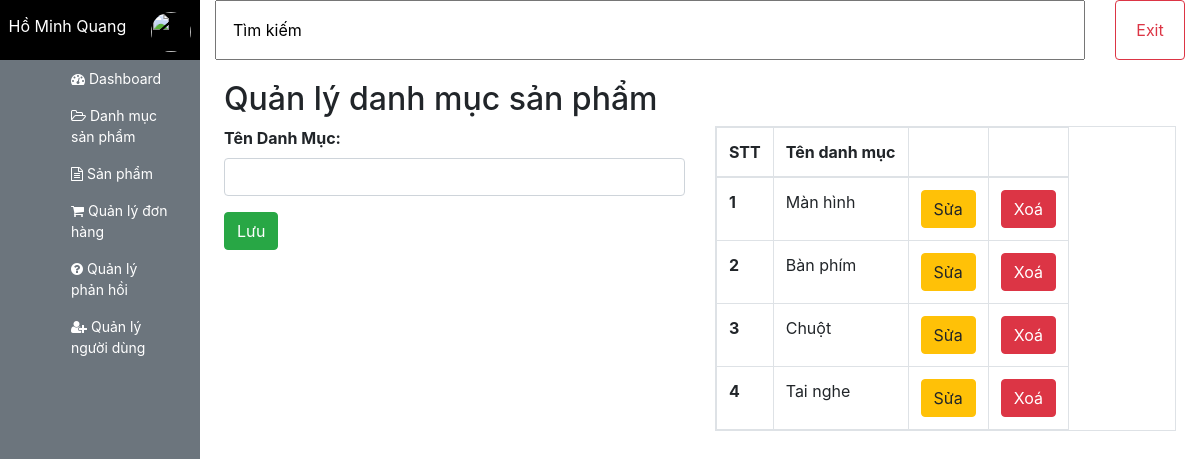
/admin/category/index.php (signed in), run on the app's committed database.
### tables this page shows
CREATE TABLE `category` (
  `id` int(11) NOT NULL,
  `name` varchar(100) NOT NULL
);

### Database/dbhelper.php (called while the page is built, shortened)
<?php
function executeResult($sql, $isSingle = false)
{
    $data = null;
    $conn = mysqli_connect(HOST, USERNAME, PASSWORD, DATABASE);
    mysqli_set_charset($conn, 'utf8');
    $resultset = mysqli_query($conn, $sql);
    if ($isSingle) {
        $data = mysqli_fetch_array($resultset, 1);
    } else {
        while (($row = mysqli_fetch_array($resultset, 1)) != null) {
            $data[] = $row;
        }
    }
    return $data;
}

### admin/category/index.php (the view, shortened to what this page needs)
<?php
    require_once('../layouts/header.php');
  $id = $name = '';
  $sql = "select * from category";
  $data = executeResult($sql);
?>
<div class="row" style="margin-top:20px;">
    <div class="col-md-12">
        <h2> Quản lý danh mục sản phẩm </h2>
    </div>
    <div class="col-md-6">
        <form method="post" action="index.php" onsubmit="return validateForm();">
            <div class="form-group">
                <label for="usr" style="font-weight: bold;">Tên Danh Mục:</label>
                <input required="true" type="text" class="form-control" id="usr" name="name" value="<?=$name?>">
            </div>
            <button class="btn btn-success">Lưu</button>
        </form>
    </div>
    <div class="col-md-6">
        <table class="table table-bordered table-hover table-responsive">
            <thead>
                <tr>
                    <th>STT</th>
                    <th>Tên danh mục</th>
                    <th style="width: 50px;"></th>
                    <th style="width: 50px;"></th>
                </tr>
            </thead>
            <tbody>
                <?php
	$index = 0;
    foreach($data as $item) {
		echo '<tr>
					<th>'.(++$index).'</th>
					<td>'.$item['name'].'</td>
					<td style="width: 50px">
						<a href="?id='.$item['id'].'"><button class="btn btn-warning">Sửa</button></a>
					</td>
					<td style="width: 50px">
						<button onclick="deleteCategory('.$item['id'].')" class="btn btn-danger">Xoá</button>
					</td>
				</tr>';
	}
?>
            </tbody>
        </table>
    </div>
</div>
<?php
    require_once('../layouts/footer.php')
?>

### data on the page
category: name "Màn hình"
category: name "Bàn phím"
category: name "Chuột"
category: name "Tai nghe"

### other printed values
$user['fullname'] "Hồ Minh Quang"
